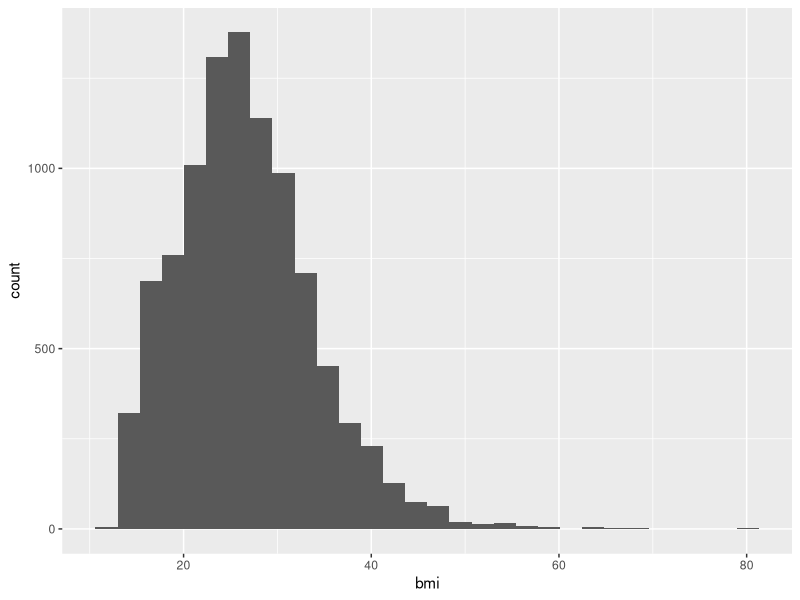
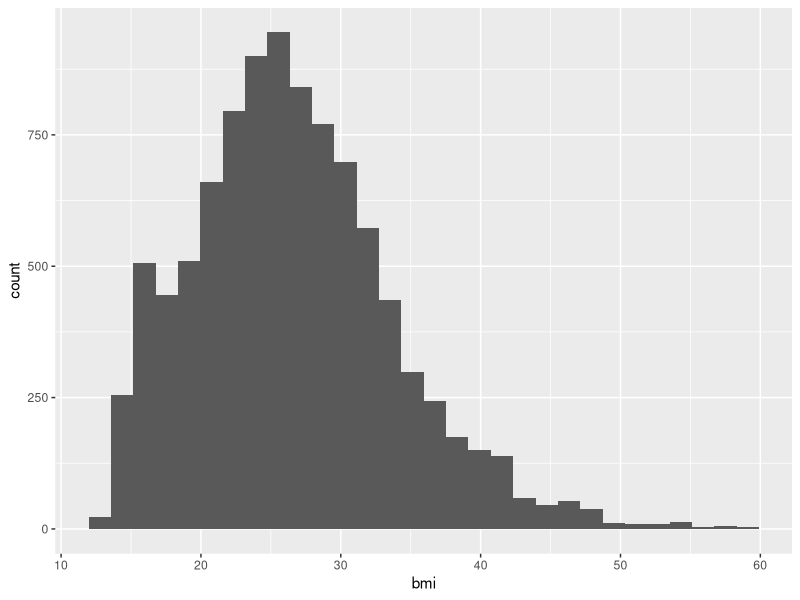
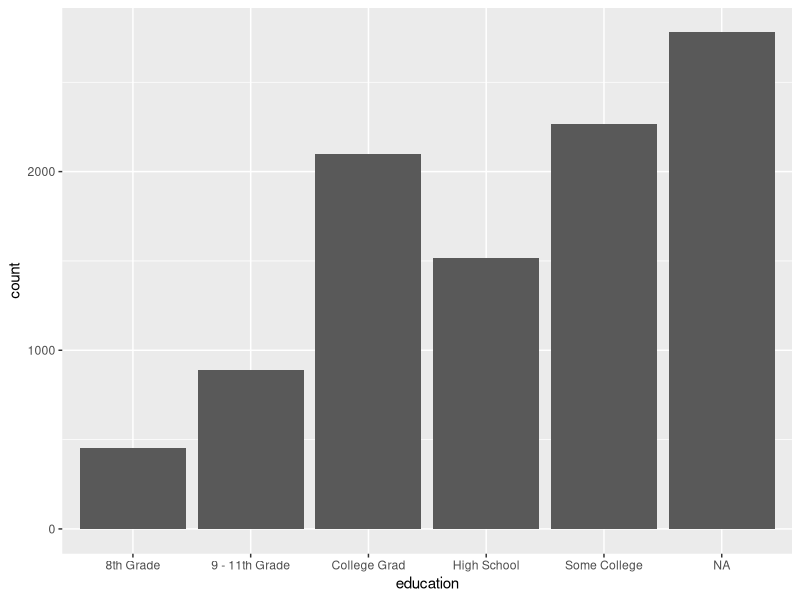
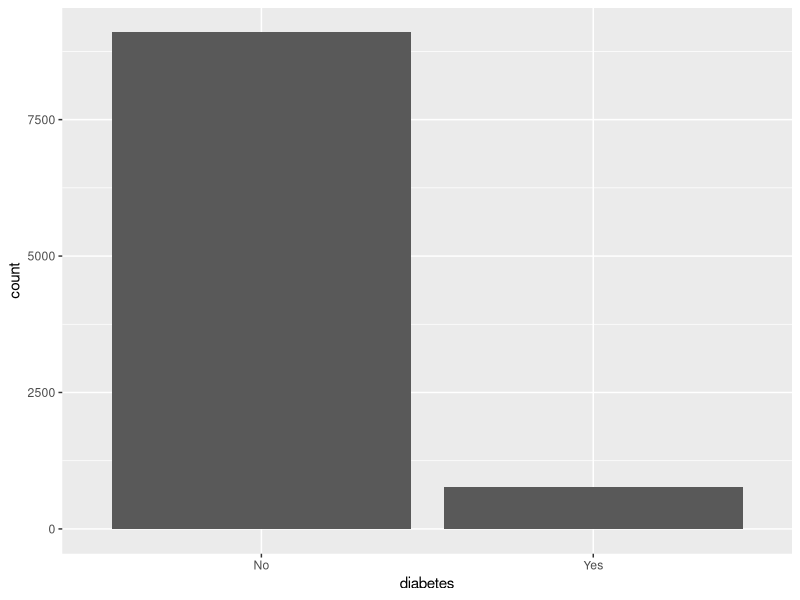
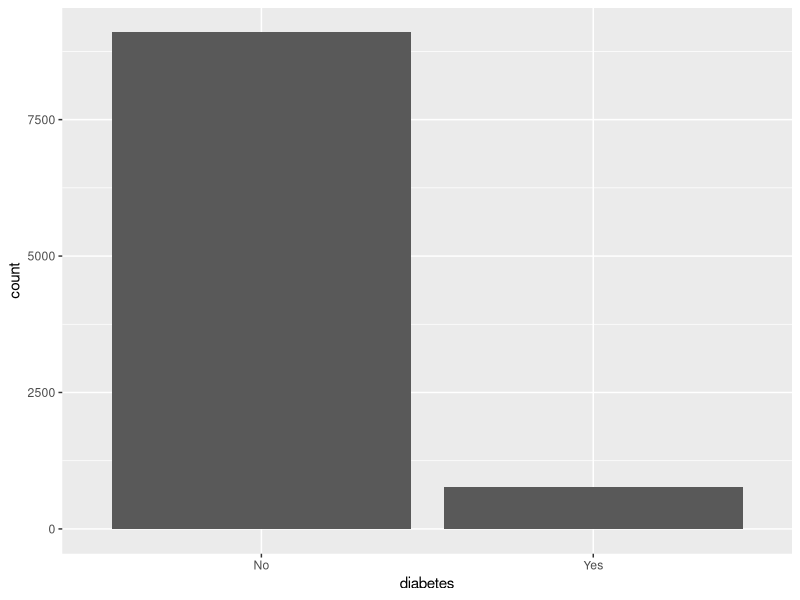
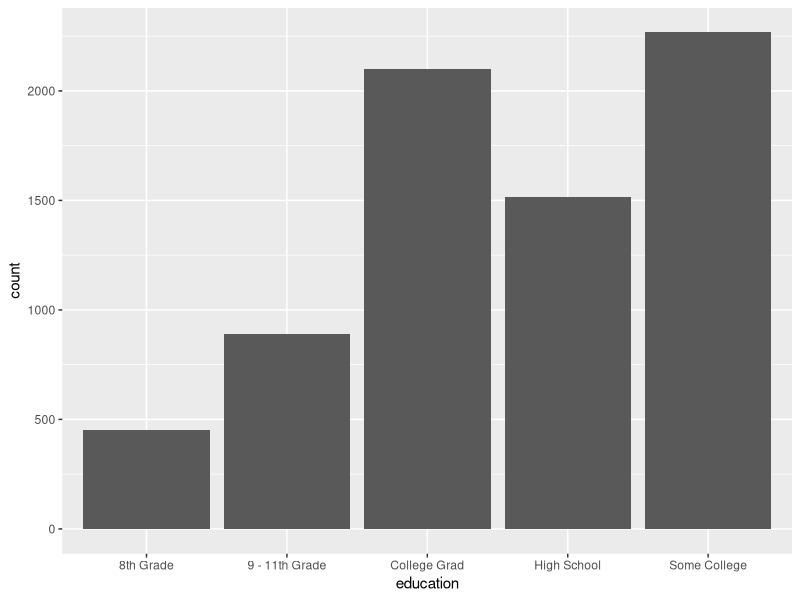
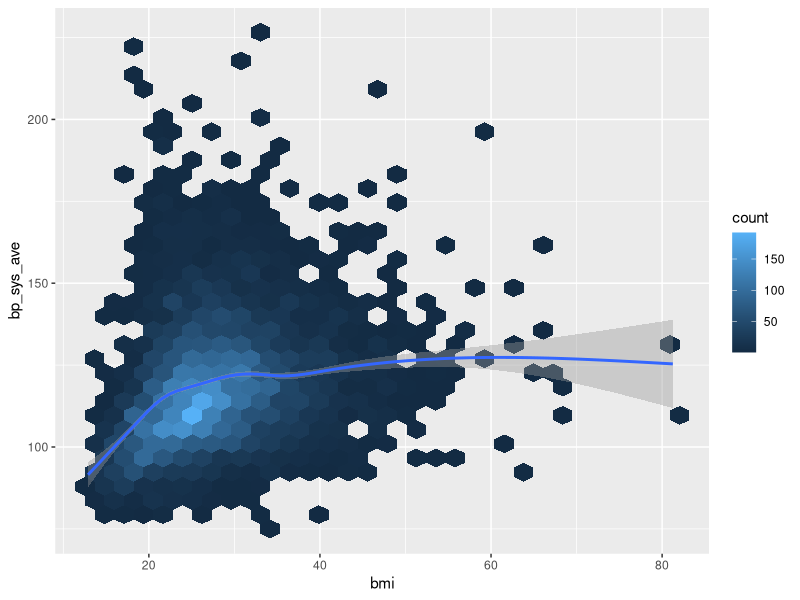
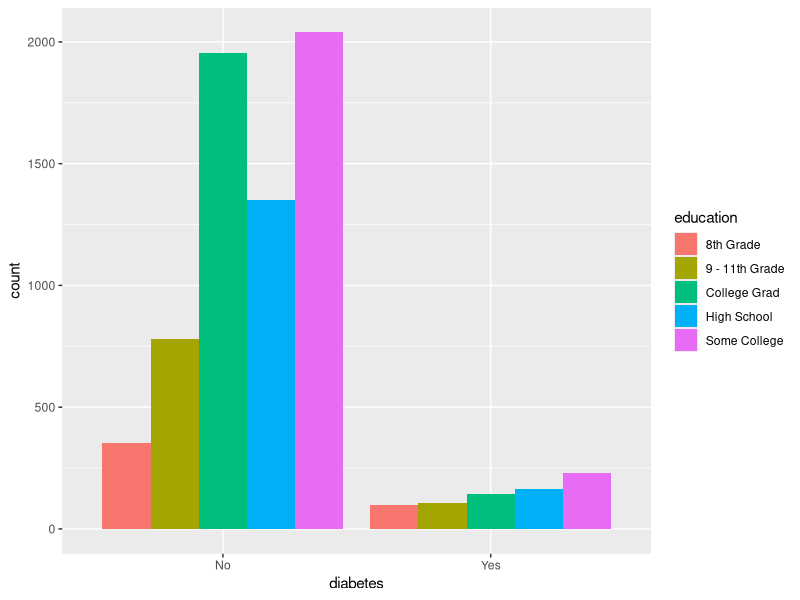

The R script that drew these images, in order:
## ---- chunk 1
#| include: false
# setup in the header of the code chunk tells it to run this code every time the document is opened (?), can only be used once per document
# load libraries/packages and datasets
library(tidyverse)
nhanes_small <- read_csv(here::here("data/nhanes_small.csv"))
# jamal can enable us to show or hide code and/or output in code chunks
## ---- chunk 2
#| include: false
# command + option + i places code chunk on Mac
## ---- chunk 3
#| echo: false
#| warning: false
#| message: false
nhanes_small %>%
  filter(!is.na(diabetes), !is.na(phys_active), !is.na(education)) %>%
  group_by(
    diabetes,
    phys_active,
    education
  ) %>%
  summarize(
    max_bmi = max(bmi,
      na.rm = TRUE
    ),
    min_bmi = min(bmi,
      na.rm = TRUE
    ),
    mean_bmi = mean(bmi,
      na.rm = TRUE
    )
  ) %>%
  ungroup() %>% 
    knitr::kable(caption = "Men values of Age and BMI for diabetes and physical values")
## ---- chunk 4
#| echo: false
#| warning: false
#| message: false
nhanes_small %>%
  filter(!is.na(diabetes), !is.na(education)) %>%
  group_by(education, diabetes) %>%
  summarize(
    mean_age = mean(age, na.rm = TRUE),
    mean_bmi = mean(bmi, na.rm = TRUE)
  ) %>%
  ungroup() %>% 
    mutate(
        # task 2A: Apply the round() function to mean_age and mean_bmi columns, to round the values to 1 digit (digits is the second argument of round()).
        
        # Check why the MEAN doesn't want to AVRUNDA till a whole number!
        
        mean_age = round(mean_age, 0),
        mean_bmi = round(mean_bmi, 0),
        
        # task 2B: Use str_to_sentence(education) to capitalize the first letter of the words in the education column.
        education = str_to_sentence(education)
    ) %>%         
        # task 3: Rename diabetes to "Diabetes Status", education to Education, and mean_age and mean_bmi to "Mean Age" and "Mean BMI", using rename() function. Hint: You can rename columns to include spaces by using " around the new column name (e.g. "Diabetes Status" = diabetes). Don’t forget, the renaming form is new = old.
    rename(
        "Diabetes Status" = diabetes,
        "Education" = education,
        "Mean Age" = mean_age,
        "Mean BMI" = mean_bmi
    ) %>% 
    knitr::kable(caption = "Prettier BMI table based on course data")
## ---- chunk 5
#| echo: false
#| warning: false
#| message: false
nhanes_small %>%
  filter(!is.na(diabetes), !is.na(age), !is.na(phys_active), !is.na(education)) %>%
    # the order you group by defines the order of the table!
  group_by( 
    education, 
    diabetes,
    phys_active,
  ) %>%
  summarize(
    mean_age = mean(age, na.rm = TRUE),
    mean_bmi = mean(bmi, na.rm = TRUE),
    max_bmi = max(bmi, na.rm = TRUE),
    min_bmi = min(bmi, na.rm = TRUE),
  ) %>%
    mutate(
        # task 2A: Apply the round() function to mean_age and mean_bmi columns, to round the values to 1 digit (digits is the second argument of round()).
        mean_age = round(mean_age, 1),
        mean_bmi = round(mean_bmi, 1),
        max_bmi = round(max_bmi, 1),
        min_bmi = round(min_bmi, 1),
        
        # task 2B: Use str_to_sentence(education) to capitalize the first letter of the words in the education column.
        education = str_to_sentence(education)
        ) %>%         
        # task 3: Rename diabetes to "Diabetes Status", education to Education, and mean_age and mean_bmi to "Mean Age" and "Mean BMI", using rename() function. Hint: You can rename columns to include spaces by using " around the new column name (e.g. "Diabetes Status" = diabetes). Don’t forget, the renaming form is new = old.
    rename(
        "Physically active" = phys_active,
        "Diabetes Status" = diabetes,
        "Education" = education,
        "Mean Age" = mean_age,
        "Mean BMI" = mean_bmi,
        "Max BMI" = max_bmi,
        "Min BMI" = min_bmi
        # check why table doesn't show correctly (age and phys_active are in wrong place)
        ) %>% 
    ungroup() %>% 
    knitr::kable(caption = "Prettier BMI table based on own preferences")
## ---- chunk 6
#| fig-cap: "BMI distribution (all)."
#| label: fig-bmi-histo-all
#| #| echo: false
ggplot(nhanes_small, aes(x = bmi)) + 
    geom_histogram(na.rm = TRUE)
## ---- chunk 7
#| fig-cap: "BMI ditribution (outliers excluded)."
#| label: fig-bmi-histo-excluded
#| #| echo: false
nhanes_small %>% 
    filter(bmi <= 60) %>% 
    ggplot(aes(x = bmi)) +
    geom_histogram(na.rm = TRUE)
## ---- chunk 8
#| fig-cap: "Bar plot of education"
#| label: fig-education-barplot
#| #| echo: false
nhanes_small %>% 
    ggplot(aes(x = education)) + 
    geom_bar()
## ---- chunk 9
#| echo: false
nhanes_small %>% 
    filter(!is.na(diabetes)) %>% 
    ggplot(aes(x = diabetes)) +
    geom_bar()
## ---- chunk 10
#| fig-cap: "Counts of diabetes and education"
#| label: fig-diabetes-education
#| fig-subcap: 
#|   - "Diabetes"
#|   - "Education"
#| layout-ncol: 2
#| echo: false
nhanes_small %>% 
    filter(!is.na(diabetes)) %>% 
    ggplot(aes(x = diabetes)) +
    geom_bar()

nhanes_small %>% 
    filter(!is.na(education)) %>% 
    ggplot(aes(x = education)) +
    geom_bar()
## ---- chunk 11
#| echo: false
nhanes_small %>% 
    ggplot(aes(x = bmi, y = bp_sys_ave)) + 
    geom_hex(na.rm = TRUE) +
    geom_smooth(na.rm = TRUE)
## ---- chunk 12
#| echo: false
nhanes_small %>% 
    filter(!is.na(education), !is.na(diabetes)) %>% 
    ggplot(aes(x = diabetes, fill = education)) +
    geom_bar(position = position_dodge())
## ---- chunk 13
#| fig-cap: "Violin plot of correlation beetween diabetes and BMI"
#| echo: false
nhanes_small %>% 
    filter(!is.na(diabetes), bmi <= 60) %>% 
    ggplot(aes(x = diabetes, y = bmi)) +
    geom_violin(na.rm = TRUE) +
    geom_boxplot(na.rm = TRUE)
